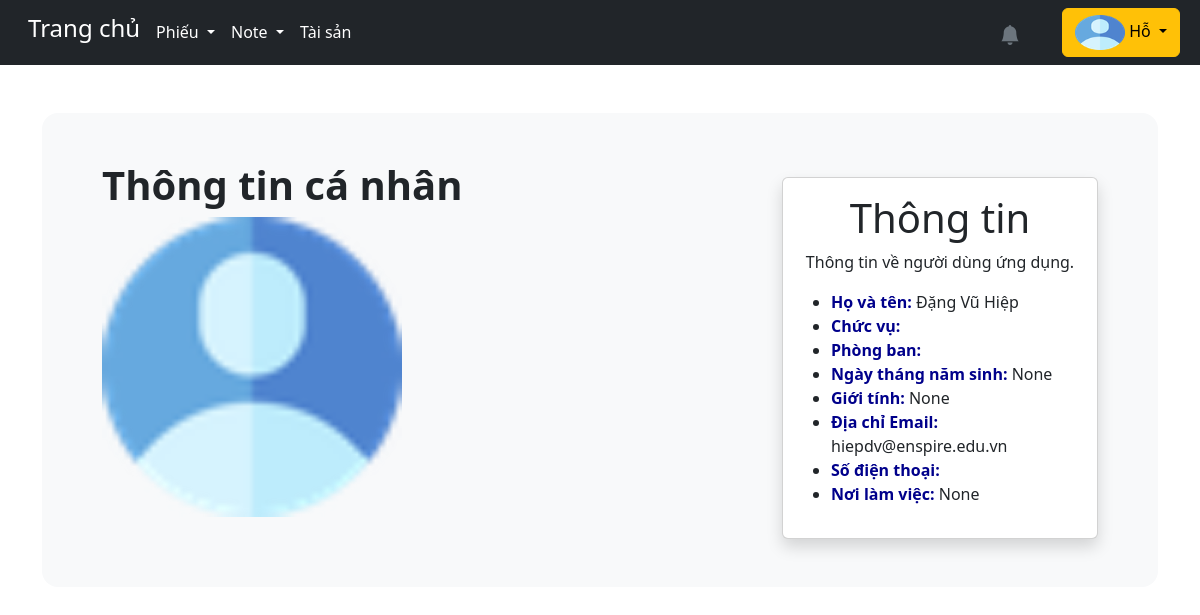
Page /accounts/profile_user/2/ (signed in) on the committed database.
### accounts/models.py (models this page shows, shortened)
class User(AbstractUser):
    is_customer = models.BooleanField(default=False)
    is_engineer = models.BooleanField(default=False)
    email = models.EmailField(unique=False)
    username = models.CharField(max_length=1000, unique=True)
    first_name = models.CharField(max_length=20, default='')
    last_name = models.CharField(max_length=100, default='')
    avatar = ProcessedImageField(upload_to=user_directory_path,
                                 processors=[ResizeToFill(500, 500)],
                                 format='PNG',  # Đổi từ JPEG sang PNG
                                 options={'quality': 90},
                                 default='avatars/avt.jpg',
                                 blank=True,
                                 null=True)
    avatar_small = ImageSpecField(source='avatar',
                                  processors=[ResizeToFill(100, 100)],
                                  format='PNG',
                                  options={'quality': 50})
    avatar_medium = ImageSpecField(source='avatar',
                                   processors=[ResizeToFill(500, 500)],
                                   format='PNG',
                                   options={'quality': 90})
    school = models.CharField(max_length=200, null=True)
    PLACES_CHOICES = (
        ('Ban lãnh đạo','Ban lãnh đạo'),
        ('Phòng mầm non 1', 'Phòng mầm non 1'),
        ('Phòng mầm non 2', 'Phòng mầm non 2'),
        ('Phòng mầm non 3', 'Phòng mầm non 3'),
        ('Phòng tiểu học', 'Phòng tiểu học'),
        ('Phòng hành chính', 'Phòng hành chính'),
        ('Ban kiểm soát', 'Ban kiểm soát'),
        ('Phòng kế toán', 'Phòng kế toán'),
        ('Phòng kinh doanh marketing', 'Phòng kinh doanh marketing'),
        ('Phòng nhân sự', 'Phòng nhân sự'),
        ('Học viện Enspire Láng Hạ','Học viện Enspire Láng Hạ'),
        ('Enspire Hải Phòng', 'Enspire Hải Phòng'),
        ('Phòng công nghệ', 'Phòng công nghệ'),
        ('Phòng R&D mầm non', 'Phòng R&D mầm non'),
    )
    work_place = models.CharField(max_length=50, default='', blank=True, null=True)
    date_of_birth = models.DateField(null=True, blank=True)
    phone_regex = RegexValidator (regex=r'^\+?1?\d{9,15}$', message="Lỗi, hãy nhập lại!")
    phone = models.CharField(validators=[phone_regex], max_length=10, blank=True)
    GENDER_CHOICES = (
        ('Nam', 'Male'),
        ('Nữ', 'Female'),
        ('Khác', 'Other'),
    )
    gender = models.CharField(max_length=4, choices=GENDER_CHOICES, blank=True, null=True)
    title = models.CharField(max_length=1000, default='')

### accounts/views.py (the view)
# urls.py: path('profile_user/<str:user_id>/', views.profile_user, name='profile_user'),
@login_required
def profile_user (request, user_id):
    user = get_object_or_404(User, id=user_id)
    return render(request, 'accounts/profile_user.html', {'user': user})

### templates/accounts/profile_user.html (shortened to what this page needs)
{% extends "base.html" %}
{% load static %}
{% load widget_tweaks %}
{% block content %}
<link href="{% static 'css/lightbox.min.css' %}" rel="stylesheet" />
    <div id="content" style="display:none;">
<div class="container-fluid">
    <div class="row p-5 mb-4 bg-light rounded-4">
        <div class="col-md-8">
            <div class="py-8">
                <h1 class="display-6 fw-bold">Thông tin cá nhân</h1>
            </div>
<div class = 'col-md-6'>
            <p>
		<a href="{% if user.avatar_medium %}{{ user.avatar_medium.url }}{% else %}{% static 'media/avatars/avt.jpg' %}{% endif %}" data-lightbox="profile-image" data-title="{{user.last_name}} {{user.first_name}}">
                <img src="{% if user.avatar_medium %}{{ user.avatar_medium.url }}{% else %}{% static 'media/avatars/avt.jpg' %}{% endif %}" class="profile-image img-fluid" alt="avatar"></a>
	   </p>
</div>
        </div>
        <div class="col-md-4 col-sm-12 order-md-1 order-12">
            <div class="card shadow">
                <div class="card-body">
                    <div class="py-6">
                        <center><h2 class="display-6">Thông tin</h2>
                        <p>Thông tin về người dùng ứng dụng.</p></center>
                        <ul class="icon-list">
                            <li><b><a style="color:darkblue;">Họ và tên:</a></b> {{user.last_name}} {{user.first_name}}</li>
                            <li><b><a style="color:darkblue;">Chức vụ:</a></b> {{user.title}}</li>
                            <li><b><a style="color:darkblue;">Phòng ban:</a></b> {{user.work_place}}</li>
                            <li><b><a style="color:darkblue;">Ngày tháng năm sinh:</a></b> {{user.date_of_birth}}</li>
                            <li><b><a style="color:darkblue;">Giới tính:</a></b> {{user.gender}}</li>
                            <li><b><a style="color:darkblue;">Địa chỉ Email:</a></b> {{user.email}}</li>
                            <li><b><a style="color:darkblue;">Số điện thoại:</a></b> {{user.phone}}</li>
                            <li><b><a style="color:darkblue;">Nơi làm việc:</a></b> {{user.school}}</li>
                        </ul>
                    </div>
                </div>
            </div>
        </div>
    </div>
</div>
{% endblock content %}

### templates/base.html (shortened to what this page needs)
<!DOCTYPE html>
<html lang="vi">
{% load static %}
{% load widget_tweaks %}
<head>
{% load bootstrap_icons %}
<link rel="stylesheet" href="https://cdn.jsdelivr.net/npm/bootstrap-icons@1.2.1/font/bootstrap-icons.css">
<link rel="stylesheet" href="{% static 'bootstrap_icons/css/bootstrap_icons.css' %}">
<link href="https://cdn.jsdelivr.net/npm/bootstrap@5.3.2/dist/css/bootstrap.min.css" rel="stylesheet">
<link rel="stylesheet" type="text/css" href="https://cdnjs.cloudflare.com/ajax/libs/toastr.js/latest/css/toastr.min.css">
</head>
<body>
    <nav class="navbar navbar-expand-lg navbar-dark sticky-top bg-dark">
	<div class=" d-flex align-items-left">
        <div class="container-fluid">
	<div class="d-flex align-items-center">
            <div class="collapse navbar-collapse" id="navbarSupportedContent">
                {% if request.user.is_customer %}
		&emsp;<strong><h4><a class="nav-link active" aria-current="page" href="/" style="color: white;">Trang chủ</a></h4></strong>
                &emsp;<div class="nav-item dropdown"><a class="nav-link active dropdown-toggle" href="#" id="navbarDropdown" role="button"
                    data-bs-toggle="dropdown" aria-expanded="false" style="color: white;">
                        Phiếu
                    </a>
                    <ul class="dropdown-menu" aria-labelledby="navbarDropdown">
                        <li><a class="btn dropdown-item" href="{% url 'create_ticket' %}">Tạo phiếu</a></li>
                        <li><a class="btn dropdown-item" href="{% url 'customer_active_tickets' %}">Phiếu chờ xử lý</a></li>
                        <li><a class="btn dropdown-item" href="{% url 'customer_resolved_tickets' %}">Phiếu đã xử lý</a></li>
                        <li><a class="btn dropdown-item" href="{% url 'customer_view_tickets' %}">Tất cả phiếu</a></li>
                    </ul>
                    </div>
                    {% elif request.user.is_engineer %}
		    &emsp;<strong><h4><a class="nav-link active" aria-current="page" href="/" style="color: white;">Trang chủ</a></h4></strong>
                    &emsp;<div class="nav-item dropdown"><a class="nav-link active dropdown-toggle" href="#" id="navbarDropdown" role="button"
                        data-bs-toggle="dropdown" aria-expanded="false" style="color: white;">
                            Phiếu
                        </a>
                        </div>
                    {% endif %}
                 &emsp;<div class="nav-item dropdown"><a class="nav-link active dropdown-toggle" href="#" id="navbarDropdown" role="button"
                    data-bs-toggle="dropdown" aria-expanded="false" style="color: white;">
                        Note
                    </a>
                </div>
                 &emsp;<a class="nav-link active" aria-current="page" href="{% url 'view_department' %}" style="color: white;">Tài sản</a>
            </div>
        </div>
</div>
</div>
                <div class="ms-auto d-flex align-items-center" style="margin-right: 15px;">
                    <div id="notification-container">
                        <button class="btn btn-warning position-relative" id="bellIcon" onclick="toggleNotificationDropdown(event)" style="background: none; border: none; color: #6c757d; padding: 8px 12px;">
                            <i class="bi bi-bell-fill fs-5"></i>
                        </button>
                    </div>
                </div>
                    <button type="button" class="btn btn-warning dropdown-toggle text-wrap-button" style='max-width:150px; max-height: 50px; margin-right: 20px;' data-bs-toggle="dropdown" data-bs-display="static" aria-expanded="false">
                            <img src="{% if request.user.avatar %}{{ request.user.avatar.url }}{% else %}{% static 'media/avatars/avt.jpg' %}{% endif %}" class="avatar" alt="avatar">
                            <span class="user-name">{{request.user.first_name}}</span>
                        </button>
    </nav>
<div class="container mt-5">
    {% block content %}
    {% endblock content %}
</div>
</body>
</html>

### templates/base.html (style rules this page uses)
html, body { height: 100%; background-image: url('/static/media/pexels-eberhard-grossgasteiger-2310713.jpg'); background-size:cover ; background-position: relative; background-repeat:repeat; height: fit-content; margin-bottom: auto; }
.avatar { max-width: 50px; max-height: 35px; width: 50px; height: 35px; border-radius: 10%; }
#notification-container { display: block; margin-top: 5px; }
#notification-container { position: relative; margin-right: 15px; }
.navbar-collapse { display: flex; justify-content: space-between; align-items: center; }

### templates/accounts/profile_user.html (style rules this page uses)
html, body { height: 100%; width: 100%; margin: 0; padding: 0; overflow: hidden; background-image: url('/static/media/pexels-eberhard-grossgasteiger-2310713.jpg'); background-size: cover; background-position: relative; background-repeat: repeat; height: fit-content; }
.avatar { max-width: 50px; max-height: 35px; width: 50px; height: 35px; border-radius: 10%; }
.profile-image { width: 300px; height: 300px; border-radius: 10%; display: block; }

### rows in the picture
User: avatar (picture), user.first_name "Hỗ"
User: avatar (picture), last_name "Đặng Vũ", first_name "Hiệp", date_of_birth "None", gender "None", email "hiepdv@enspire.edu.vn", school "None"
